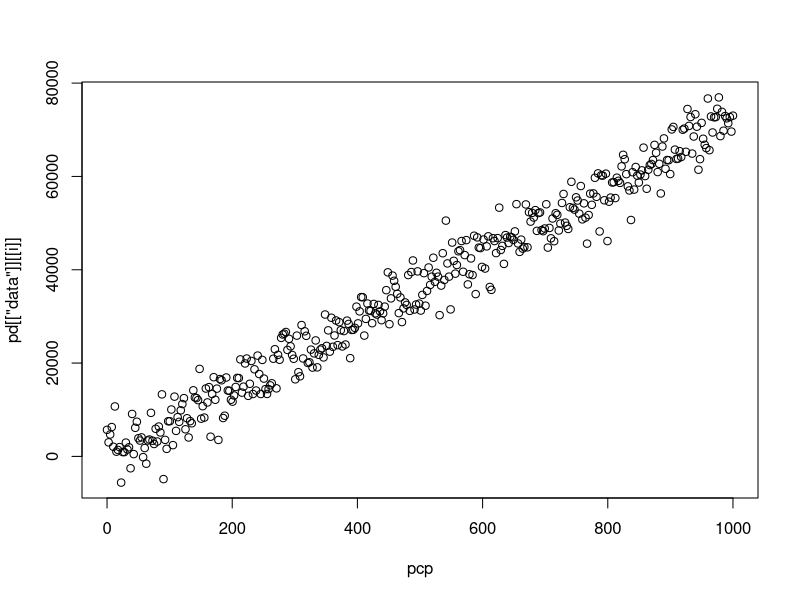
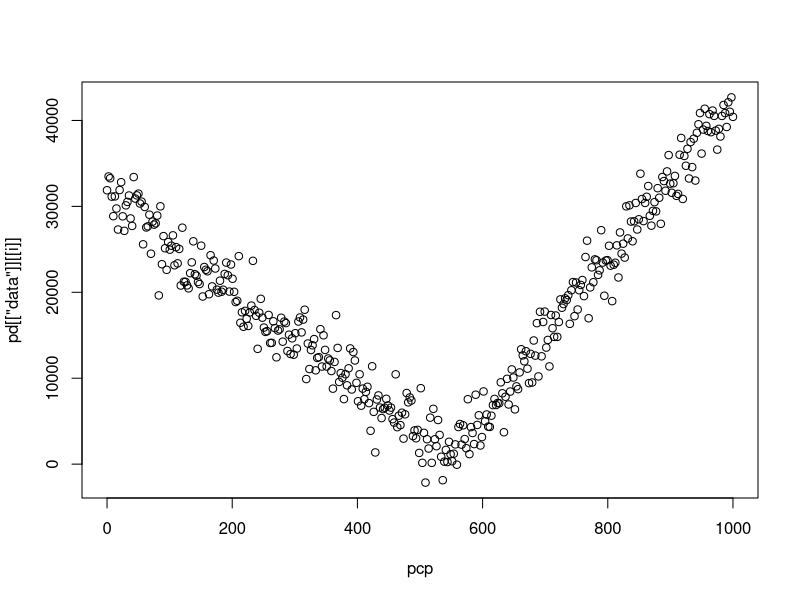
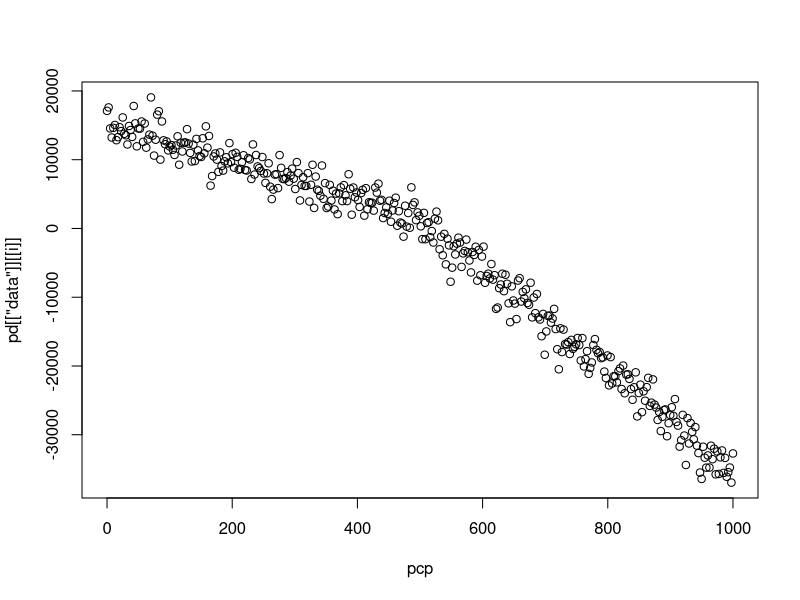
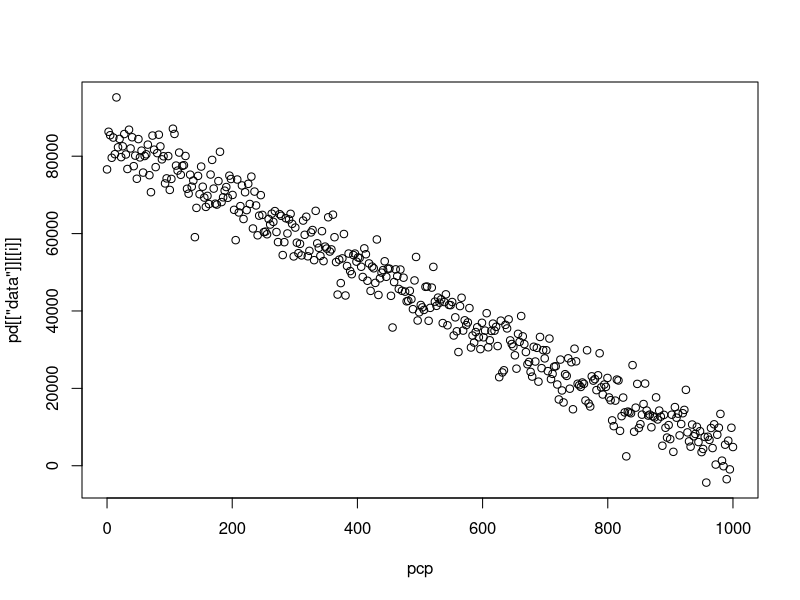
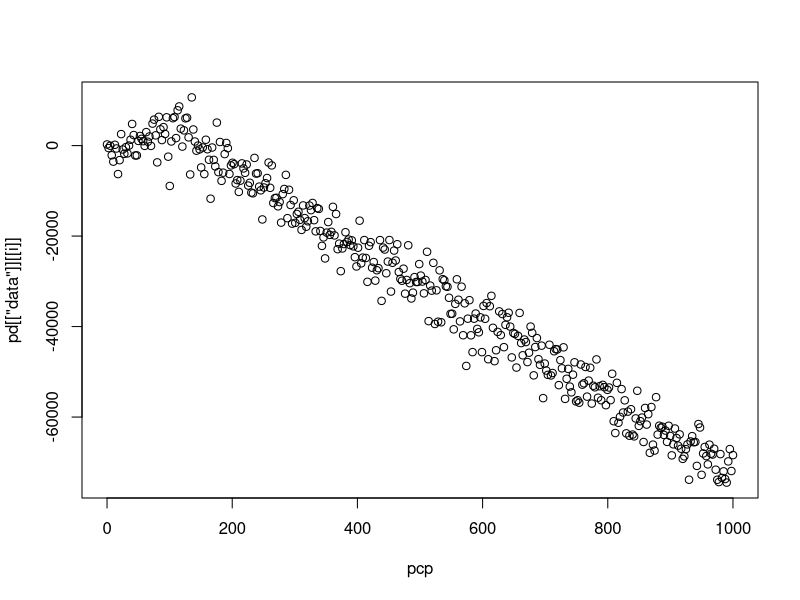
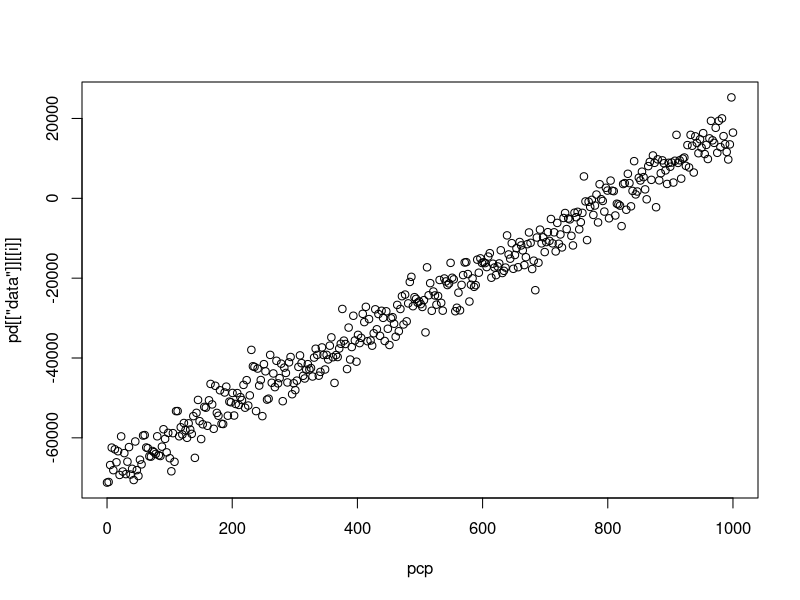
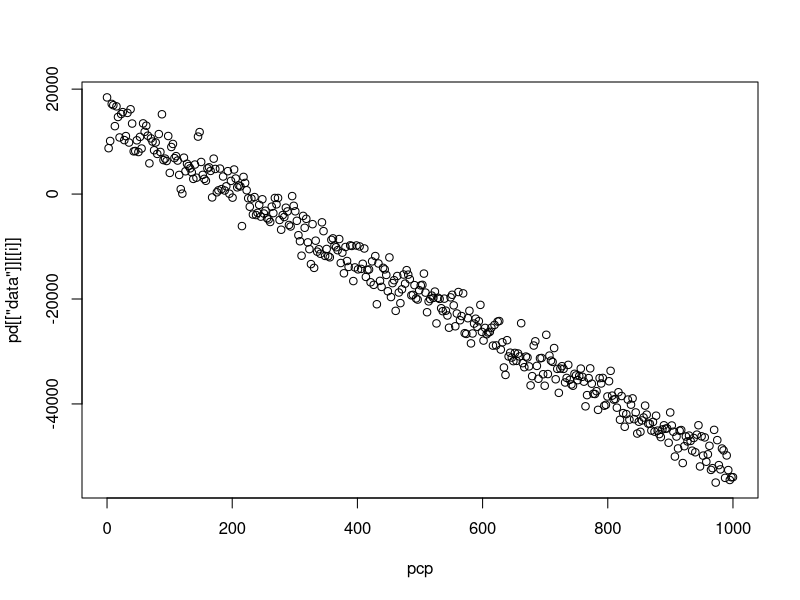
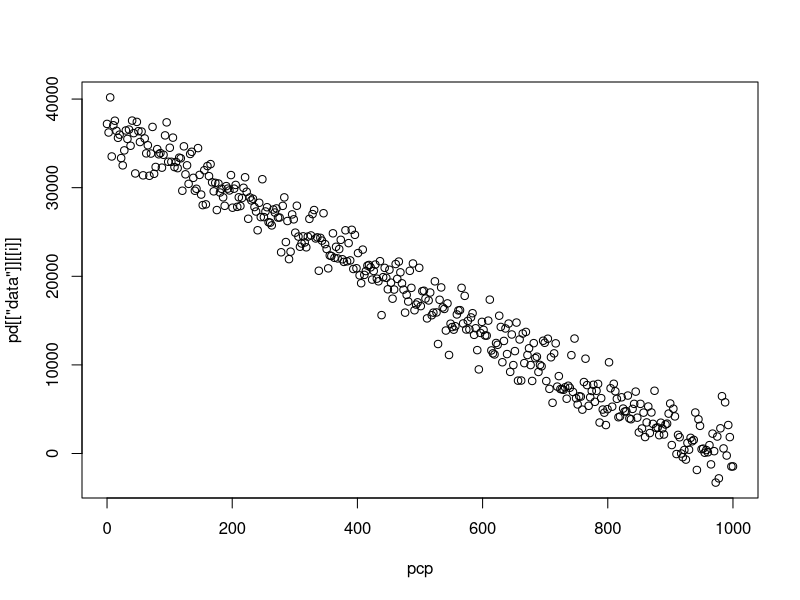

R code for these plots, in order:
library(DEoptim)

#==============================================================
##' calculates sum of squares of X.
##'
##' if there are no valid data points, return an arbitrary (and very
##' high) SSE. This is a little bit of a hack - it really ought to
##' return NA in that situation, but it can"t return NA, because the
##' DEoptim implementation of DE requires that the optimized function
##' return a non-NA scalar.
##' @title calculate sum of squares
##' @param x values for which to calculate sum of squares
##' @return sum of squares of x
##' @author Timothy W. Hilton
getSSE <- function(x) {


  if (length(which(!is.na(x))) == 0) return(1e20)
  else return(sum( x^2, na.rm=TRUE))
}

WB_hyperbola <- function(x, theta_1, theta_2, x_0, beta_0, delta)
{
    ## Purpose: implement the rotated hyperbola of Watts & Bacon (1974)
    ##
    ##
    ## from Watts and Bacon (1974):
    ## (i) the dependent variable y is a single valued function of the
    ##     independent variable x
    ## (ii) the left asymptote has slope theta_1
    ## (iii) the right asymptote has slope theta_2
    ## (iv) the asymptotes intersect at the point (x_0, beta_0),
    ## (v) the radius of curvature at x = x_0, is proproportional to a
    ##     quantity delta
    ##
    ## ----------------------------------------------------------------------
    ## Arguments:
    ## ----------------------------------------------------------------------
    ## Author: Timothy W. Hilton, Date: 18 Nov 2016, 13:39

    beta_1 <- (theta_1 + theta_2) / 2.0
    beta_2 <- (theta_2 - theta_1) / 2.0
    y <- beta_0 + beta_1*(x - x_0) + beta_2 * sqrt((x - x_0)^2 + (delta^2)/4)
    return(y)
}

WB_hyperbola_SSE <- function(pars, pcp, npp_obs) {
    ## Purpose: evaluate sum of squared errors (SSE) for WB_hyperbola()
    ## ----------------------------------------------------------------------
    ## Arguments:
    ##    pars: parmeter vector.  in order, [x, theta_1, theta_2, x_0, beta_0]
    ## ----------------------------------------------------------------------
    ## Author: Timothy W. Hilton, Date: 18 Nov 2016, 13:58

    npp_est <- WB_hyperbola(pcp, pars[[1]], pars[[2]], pars[[3]], pars[[4]], pars[[5]])
    res <- npp_obs - npp_est
    sse <- getSSE(res)
    ## cat('SSE:', sse, '\n')
    return(sse)
}

generate_pseudodata <- function(pcp, lower, upper, n) {
    ## generate random hyperbola parameters within specified bounds
    pars <- mapply(function(LB, UB, n){runif(n, LB, UB)},
                   lower, upper, MoreArgs = list(n=n))
    pars <- as.data.frame(t(pars))
    ## generate hyperbola from the random parameters
    data <- lapply(pars, function(pars, pcp){
        WB_hyperbola(pcp,
                     pars[[1]], pars[[2]], pars[[3]],
                     pars[[4]], pars[[5]])
    },
                   pcp=pcp)
    ## add some noise to the psuedodata
    data <- lapply(data, function(x) return(x + rnorm(length(x), sd = max(abs(x)) / 20.0)))
    return(list(pars=pars, data=data))
}

ndata <- 400
pcp <- seq(0, 1000, length.out=ndata)
theta_1 <- 0.4
theta_2 <- 0.3
x_0 <- 500
beta_0 <- 450
delta <- 10
npp_obs <- WB_hyperbola(pcp, theta_1, theta_2, x_0, beta_0, delta) + rnorm(ndata, sd=5)

ctl <- DEoptim.control(itermax=1e4, trace=250, strategy=1)
lower <- c(-100, -100, 0, 0, 1e-10)
upper <- c(100, 100, 1000, 3000, 30)
## r <- DEoptim(fn=WB_hyperbola_SSE, lower=lower, upper=upper, control=ctl, pcp, npp_obs)
## pars <- r[['optim']][['bestmem']]
## npp_mod <- WB_hyperbola(pcp, pars[[1]], pars[[2]], pars[[3]], pars[[4]], pars[[5]])

n_pseudo <- 15
pd <- generate_pseudodata(pcp, lower, upper, n_pseudo)
pdf(file='psdeudodata.pdf')
for (i in seq(1, n_pseudo)){
    plot(pcp, pd[['data']][[i]])
}
dev.off()



## SSE_correct <- WB_hyperbola_SSE(list(theta_1, theta_2, x_0, beta_0, delta),
##                                 pcp, npp_obs)
## plot(pcp, npp_obs, xlim=c(-100, 3000), ylim=c(-100, 3000))
## points(pcp, npp_mod, pch='*', col='red')
